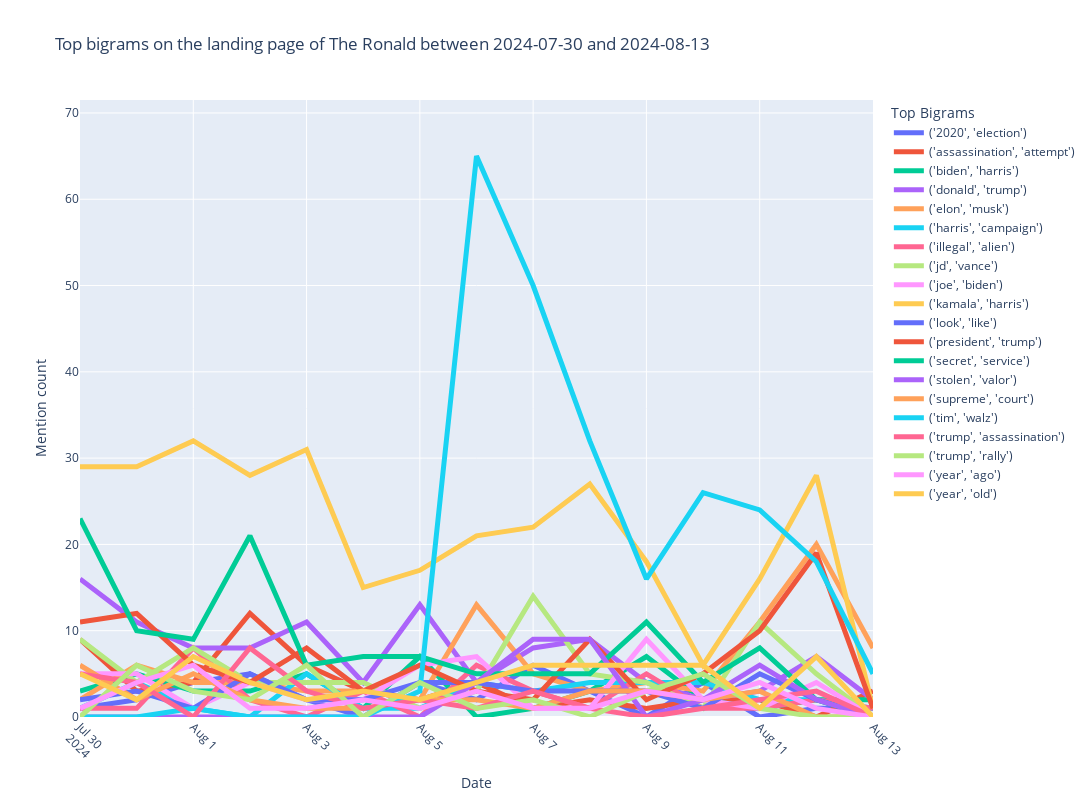

The cell this chart's notebook holds for it:
### Code cell
# This function would only cover the past n days

def ngram_time_last_n_days_interactive(num, last_ndays, top_n=None):
    end_date = pd.to_datetime(df['created_date'].max())
    start_date = end_date - pd.Timedelta(days=last_ndays)
    start_date= start_date.strftime("%Y-%m-%d")
    end_date= end_date.strftime("%Y-%m-%d")

    ngrams_df = new_ngram_generator(num=num, start_date=start_date, end_date=end_date, top_n=None)

    ngrams_df['date'] = pd.to_datetime(ngrams_df['date'])
    ngrams_counts = ngrams_df.groupby([ngrams_df['date'].dt.to_period('d'), 'ngram']).size().reset_index(name='count')
    
    top_ngrams = ngrams_counts.groupby('ngram')['count'].sum().nlargest(top_n).index
    top_ngrams_counts = ngrams_counts[ngrams_counts['ngram'].isin(top_ngrams)]

    top_ngram_pivot = top_ngrams_counts.pivot(index='date', columns='ngram', values='count').fillna(0)
    top_ngram_pivot.index = top_ngram_pivot.index.to_timestamp()


    y_max=top_ngram_pivot.values.max()
    y_range=[0, y_max * 1.1]

    fig = go.Figure()

    for ngram in top_ngram_pivot.columns:
        fig.add_trace(go.Scatter(
            x=top_ngram_pivot.index, 
            y=top_ngram_pivot[ngram], 
            mode='lines', 
            name=str(ngram)))
        
    fig.update_traces(line={'width': 5})

    fig.update_layout(
        width=1200,
        height=800,
        title=f'Top bigrams on the landing page of The Ronald between {start_date} and {end_date}',
        xaxis=dict(title='Date',
                   tickangle=45), 
        yaxis=dict(title='Mention count', 
                   range=y_range),
        legend_title_text='Top Bigrams'
)

    fig.show()


num=2
last_ndays=14
top_n=20
ngram_time_last_n_days_interactive(num=num, last_ndays=last_ndays, top_n=top_n)

### Figure 1 — Plotly figure (JSON) as saved in the notebook; plotly's stock layout.template omitted (floating-point values rounded to 4 significant figures)
{"data": [{"line": {"width": 5}, "mode": "lines", "name": "('2020', 'election')", "type": "scatter", "x": ["2024-07-30T00:00:00", "2024-07-31T00:00:00", "2024-08-01T00:00:00", "2024-08-02T00:00:00", "2024-08-03T00:00:00", "2024-08-04T00:00:00", "2024-08-05T00:00:00", "2024-08-06T00:00:00", "2024-08-07T00:00:00", "2024-08-08T00:00:00", "2024-08-09T00:00:00", "2024-08-10T00:00:00", "2024-08-11T00:00:00", "2024-08-12T00:00:00", "2024-08-13T00:00:00"], "y": [1, 2, 4, 5, 2, 0, 4, 2, 6, 3, 0, 4, 0, 1, 1]}, {"line": {"width": 5}, "mode": "lines", "name": "('assassination', 'attempt')", "type": "scatter", "x": ["2024-07-30T00:00:00", "2024-07-31T00:00:00", "2024-08-01T00:00:00", "2024-08-02T00:00:00", "2024-08-03T00:00:00", "2024-08-04T00:00:00", "2024-08-05T00:00:00", "2024-08-06T00:00:00", "2024-08-07T00:00:00", "2024-08-08T00:00:00", "2024-08-09T00:00:00", "2024-08-10T00:00:00", "2024-08-11T00:00:00", "2024-08-12T00:00:00", "2024-08-13T00:00:00"], "y": [9, 3, 4, 12, 6, 3, 2, 4, 1, 2, 1, 2, 2, 0, 3]}, {"line": {"width": 5}, "mode": "lines", "name": "('biden', 'harris')", "type": "scatter", "x": ["2024-07-30T00:00:00", "2024-07-31T00:00:00", "2024-08-01T00:00:00", "2024-08-02T00:00:00", "2024-08-03T00:00:00", "2024-08-04T00:00:00", "2024-08-05T00:00:00", "2024-08-06T00:00:00", "2024-08-07T00:00:00", "2024-08-08T00:00:00", "2024-08-09T00:00:00", "2024-08-10T00:00:00", "2024-08-11T00:00:00", "2024-08-12T00:00:00", "2024-08-13T00:00:00"], "y": [3, 5, 3, 3, 5, 1, 7, 0, 1, 3, 7, 2, 1, 2, 2]}, {"line": {"width": 5}, "mode": "lines", "name": "('donald', 'trump')", "type": "scatter", "x": ["2024-07-30T00:00:00", "2024-07-31T00:00:00", "2024-08-01T00:00:00", "2024-08-02T00:00:00", "2024-08-03T00:00:00", "2024-08-04T00:00:00", "2024-08-05T00:00:00", "2024-08-06T00:00:00", "2024-08-07T00:00:00", "2024-08-08T00:00:00", "2024-08-09T00:00:00", "2024-08-10T00:00:00", "2024-08-11T00:00:00", "2024-08-12T00:00:00", "2024-08-13T00:00:00"], "y": [16, 11, 8, 8, 11, 4, 13, 4, 8, 9, 4, 2, 3, 7, 2]}, {"line": {"width": 5}, "mode": "lines", "name": "('elon', 'musk')", "type": "scatter", "x": ["2024-07-30T00:00:00", "2024-07-31T00:00:00", "2024-08-01T00:00:00", "2024-08-02T00:00:00", "2024-08-03T00:00:00", "2024-08-04T00:00:00", "2024-08-05T00:00:00", "2024-08-06T00:00:00", "2024-08-07T00:00:00", "2024-08-08T00:00:00", "2024-08-09T00:00:00", "2024-08-10T00:00:00", "2024-08-11T00:00:00", "2024-08-12T00:00:00", "2024-08-13T00:00:00"], "y": [2, 6, 4, 4, 3, 3, 2, 13, 5, 3, 4, 3, 11, 20, 8]}, {"line": {"width": 5}, "mode": "lines", "name": "('harris', 'campaign')", "type": "scatter", "x": ["2024-07-30T00:00:00", "2024-07-31T00:00:00", "2024-08-01T00:00:00", "2024-08-02T00:00:00", "2024-08-03T00:00:00", "2024-08-04T00:00:00", "2024-08-05T00:00:00", "2024-08-06T00:00:00", "2024-08-07T00:00:00", "2024-08-08T00:00:00", "2024-08-09T00:00:00", "2024-08-10T00:00:00", "2024-08-11T00:00:00", "2024-08-12T00:00:00", "2024-08-13T00:00:00"], "y": [1, 4, 1, 0, 5, 1, 1, 4, 3, 4, 4, 4, 2, 2, 1]}, {"line": {"width": 5}, "mode": "lines", "name": "('illegal', 'alien')", "type": "scatter", "x": ["2024-07-30T00:00:00", "2024-07-31T00:00:00", "2024-08-01T00:00:00", "2024-08-02T00:00:00", "2024-08-03T00:00:00", "2024-08-04T00:00:00", "2024-08-05T00:00:00", "2024-08-06T00:00:00", "2024-08-07T00:00:00", "2024-08-08T00:00:00", "2024-08-09T00:00:00", "2024-08-10T00:00:00", "2024-08-11T00:00:00", "2024-08-12T00:00:00", "2024-08-13T00:00:00"], "y": [1, 1, 8, 2, 0, 3, 0, 6, 3, 1, 5, 1, 1, 2, 1]}, {"line": {"width": 5}, "mode": "lines", "name": "('jd', 'vance')", "type": "scatter", "x": ["2024-07-30T00:00:00", "2024-07-31T00:00:00", "2024-08-01T00:00:00", "2024-08-02T00:00:00", "2024-08-03T00:00:00", "2024-08-04T00:00:00", "2024-08-05T00:00:00", "2024-08-06T00:00:00", "2024-08-07T00:00:00", "2024-08-08T00:00:00", "2024-08-09T00:00:00", "2024-08-10T00:00:00", "2024-08-11T00:00:00", "2024-08-12T00:00:00", "2024-08-13T00:00:00"], "y": [9, 4, 8, 4, 4, 4, 1, 3, 14, 5, 4, 1, 11, 5, 0]}, {"line": {"width": 5}, "mode": "lines", "name": "('joe', 'biden')", "type": "scatter", "x": ["2024-07-30T00:00:00", "2024-07-31T00:00:00", "2024-08-01T00:00:00", "2024-08-02T00:00:00", "2024-08-03T00:00:00", "2024-08-04T00:00:00", "2024-08-05T00:00:00", "2024-08-06T00:00:00", "2024-08-07T00:00:00", "2024-08-08T00:00:00", "2024-08-09T00:00:00", "2024-08-10T00:00:00", "2024-08-11T00:00:00", "2024-08-12T00:00:00", "2024-08-13T00:00:00"], "y": [5, 5, 1, 4, 2, 2, 6, 7, 1, 1, 9, 2, 1, 4, 0]}, {"line": {"width": 5}, "mode": "lines", "name": "('kamala', 'harris')", "type": "scatter", "x": ["2024-07-30T00:00:00", "2024-07-31T00:00:00", "2024-08-01T00:00:00", "2024-08-02T00:00:00", "2024-08-03T00:00:00", "2024-08-04T00:00:00", "2024-08-05T00:00:00", "2024-08-06T00:00:00", "2024-08-07T00:00:00", "2024-08-08T00:00:00", "2024-08-09T00:00:00", "2024-08-10T00:00:00", "2024-08-11T00:00:00", "2024-08-12T00:00:00", "2024-08-13T00:00:00"], "y": [29, 29, 32, 28, 31, 15, 17, 21, 22, 27, 18, 6, 16, 28, 1]}, {"line": {"width": 5}, "mode": "lines", "name": "('look', 'like')", "type": "scatter", "x": ["2024-07-30T00:00:00", "2024-07-31T00:00:00", "2024-08-01T00:00:00", "2024-08-02T00:00:00", "2024-08-03T00:00:00", "2024-08-04T00:00:00", "2024-08-05T00:00:00", "2024-08-06T00:00:00", "2024-08-07T00:00:00", "2024-08-08T00:00:00", "2024-08-09T00:00:00", "2024-08-10T00:00:00", "2024-08-11T00:00:00", "2024-08-12T00:00:00", "2024-08-13T00:00:00"], "y": [2, 3, 1, 5, 2, 2, 4, 4, 3, 3, 3, 1, 5, 2, 0]}, {"line": {"width": 5}, "mode": "lines", "name": "('president', 'trump')", "type": "scatter", "x": ["2024-07-30T00:00:00", "2024-07-31T00:00:00", "2024-08-01T00:00:00", "2024-08-02T00:00:00", "2024-08-03T00:00:00", "2024-08-04T00:00:00", "2024-08-05T00:00:00", "2024-08-06T00:00:00", "2024-08-07T00:00:00", "2024-08-08T00:00:00", "2024-08-09T00:00:00", "2024-08-10T00:00:00", "2024-08-11T00:00:00", "2024-08-12T00:00:00", "2024-08-13T00:00:00"], "y": [11, 12, 6, 4, 8, 3, 6, 3, 2, 9, 2, 5, 10, 19, 1]}, {"line": {"width": 5}, "mode": "lines", "name": "('secret', 'service')", "type": "scatter", "x": ["2024-07-30T00:00:00", "2024-07-31T00:00:00", "2024-08-01T00:00:00", "2024-08-02T00:00:00", "2024-08-03T00:00:00", "2024-08-04T00:00:00", "2024-08-05T00:00:00", "2024-08-06T00:00:00", "2024-08-07T00:00:00", "2024-08-08T00:00:00", "2024-08-09T00:00:00", "2024-08-10T00:00:00", "2024-08-11T00:00:00", "2024-08-12T00:00:00", "2024-08-13T00:00:00"], "y": [23, 10, 9, 21, 6, 7, 7, 5, 5, 5, 11, 4, 8, 2, 0]}, {"line": {"width": 5}, "mode": "lines", "name": "('stolen', 'valor')", "type": "scatter", "x": ["2024-07-30T00:00:00", "2024-07-31T00:00:00", "2024-08-01T00:00:00", "2024-08-02T00:00:00", "2024-08-03T00:00:00", "2024-08-04T00:00:00", "2024-08-05T00:00:00", "2024-08-06T00:00:00", "2024-08-07T00:00:00", "2024-08-08T00:00:00", "2024-08-09T00:00:00", "2024-08-10T00:00:00", "2024-08-11T00:00:00", "2024-08-12T00:00:00", "2024-08-13T00:00:00"], "y": [0, 0, 0, 0, 0, 0, 0, 4, 9, 9, 0, 2, 6, 2, 0]}, {"line": {"width": 5}, "mode": "lines", "name": "('supreme', 'court')", "type": "scatter", "x": ["2024-07-30T00:00:00", "2024-07-31T00:00:00", "2024-08-01T00:00:00", "2024-08-02T00:00:00", "2024-08-03T00:00:00", "2024-08-04T00:00:00", "2024-08-05T00:00:00", "2024-08-06T00:00:00", "2024-08-07T00:00:00", "2024-08-08T00:00:00", "2024-08-09T00:00:00", "2024-08-10T00:00:00", "2024-08-11T00:00:00", "2024-08-12T00:00:00", "2024-08-13T00:00:00"], "y": [6, 2, 5, 2, 1, 1, 2, 2, 1, 3, 3, 2, 3, 0, 0]}, {"line": {"width": 5}, "mode": "lines", "name": "('tim', 'walz')", "type": "scatter", "x": ["2024-07-30T00:00:00", "2024-07-31T00:00:00", "2024-08-01T00:00:00", "2024-08-02T00:00:00", "2024-08-03T00:00:00", "2024-08-04T00:00:00", "2024-08-05T00:00:00", "2024-08-06T00:00:00", "2024-08-07T00:00:00", "2024-08-08T00:00:00", "2024-08-09T00:00:00", "2024-08-10T00:00:00", "2024-08-11T00:00:00", "2024-08-12T00:00:00", "2024-08-13T00:00:00"], "y": [0, 0, 1, 0, 0, 0, 3, 65, 50, 32, 16, 26, 24, 18, 5]}, {"line": {"width": 5}, "mode": "lines", "name": "('trump', 'assassination')", "type": "scatter", "x": ["2024-07-30T00:00:00", "2024-07-31T00:00:00", "2024-08-01T00:00:00", "2024-08-02T00:00:00", "2024-08-03T00:00:00", "2024-08-04T00:00:00", "2024-08-05T00:00:00", "2024-08-06T00:00:00", "2024-08-07T00:00:00", "2024-08-08T00:00:00", "2024-08-09T00:00:00", "2024-08-10T00:00:00", "2024-08-11T00:00:00", "2024-08-12T00:00:00", "2024-08-13T00:00:00"], "y": [5, 4, 0, 8, 3, 1, 2, 1, 3, 1, 0, 1, 2, 3, 0]}, {"line": {"width": 5}, "mode": "lines", "name": "('trump', 'rally')", "type": "scatter", "x": ["2024-07-30T00:00:00", "2024-07-31T00:00:00", "2024-08-01T00:00:00", "2024-08-02T00:00:00", "2024-08-03T00:00:00", "2024-08-04T00:00:00", "2024-08-05T00:00:00", "2024-08-06T00:00:00", "2024-08-07T00:00:00", "2024-08-08T00:00:00", "2024-08-09T00:00:00", "2024-08-10T00:00:00", "2024-08-11T00:00:00", "2024-08-12T00:00:00", "2024-08-13T00:00:00"], "y": [0, 6, 3, 2, 6, 0, 4, 1, 2, 0, 3, 5, 1, 0, 0]}, {"line": {"width": 5}, "mode": "lines", "name": "('year', 'ago')", "type": "scatter", "x": ["2024-07-30T00:00:00", "2024-07-31T00:00:00", "2024-08-01T00:00:00", "2024-08-02T00:00:00", "2024-08-03T00:00:00", "2024-08-04T00:00:00", "2024-08-05T00:00:00", "2024-08-06T00:00:00", "2024-08-07T00:00:00", "2024-08-08T00:00:00", "2024-08-09T00:00:00", "2024-08-10T00:00:00", "2024-08-11T00:00:00", "2024-08-12T00:00:00", "2024-08-13T00:00:00"], "y": [1, 4, 6, 1, 1, 2, 1, 3, 1, 1, 3, 2, 4, 1, 0]}, {"line": {"width": 5}, "mode": "lines", "name": "('year', 'old')", "type": "scatter", "x": ["2024-07-30T00:00:00", "2024-07-31T00:00:00", "2024-08-01T00:00:00", "2024-08-02T00:00:00", "2024-08-03T00:00:00", "2024-08-04T00:00:00", "2024-08-05T00:00:00", "2024-08-06T00:00:00", "2024-08-07T00:00:00", "2024-08-08T00:00:00", "2024-08-09T00:00:00", "2024-08-10T00:00:00", "2024-08-11T00:00:00", "2024-08-12T00:00:00", "2024-08-13T00:00:00"], "y": [5, 2, 7, 4, 2, 3, 2, 4, 6, 6, 6, 6, 1, 7, 0]}], "layout": {"height": 800, "legend": {"title": {"text": "Top Bigrams"}}, "title": {"text": "Top bigrams on the landing page of The Ronald between 2024-07-30 and 2024-08-13"}, "width": 1200, "xaxis": {"tickangle": 45, "title": {"text": "Date"}}, "yaxis": {"range": [0, 71.5], "title": {"text": "Mention count"}}}}
